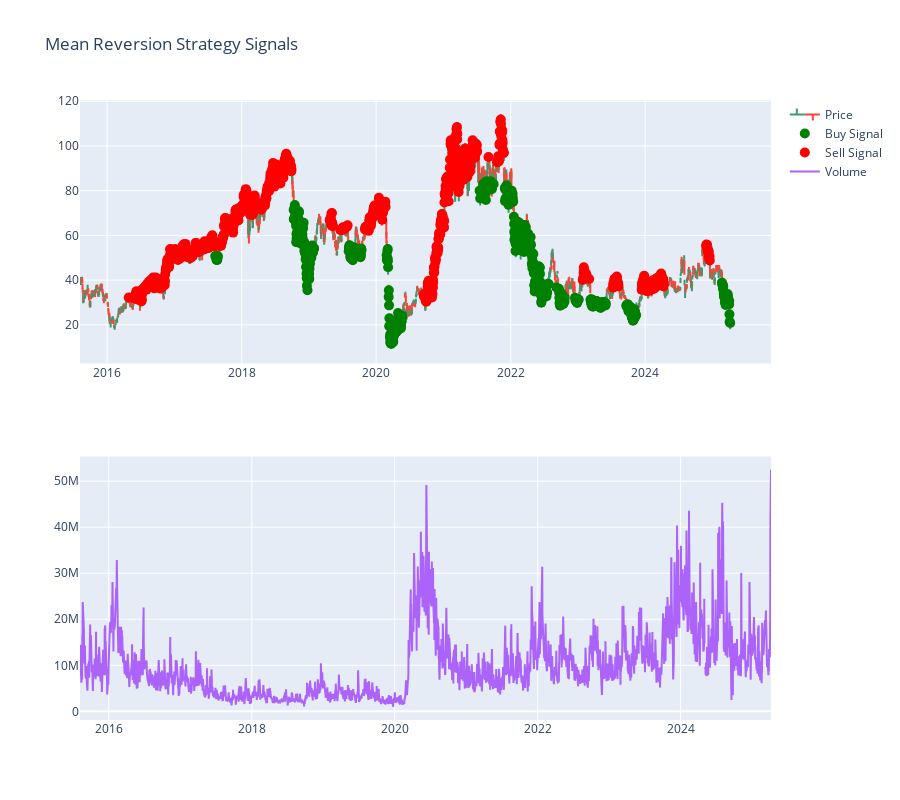

Notebook code cell kept with this figure:
### Code cell
# Mean Reversion Strategy
window = 144  # Rolling window for mean
z_buy_threshold = 1 # Z-Score threshold for buy/sell signals
z_sell_threshold = .5 # Z-Score threshold for sell signals
# Calculate rolling mean and Z-Score
df['RollingMean'] = df['Close'].rolling(window=window).mean()
df['ZScore'] = (df['Close'] - df['RollingMean']) / df['Close'].rolling(window=window).std()

# Plot Z-Score
plt.figure(figsize=(12, 6))
plt.plot(df['Date'], df['ZScore'], label='Z-Score')
plt.axhline(z_sell_threshold, color='red', linestyle='--', label='Sell Threshold')
plt.axhline(-z_buy_threshold, color='green', linestyle='--', label='Buy Threshold')
plt.title("Z-Score Over Time")
plt.xlabel("Date")
plt.ylabel("Z-Score")
plt.legend()
plt.grid()
plt.show()

# Generate buy/sell signals
df['Signal'] = 0
df.loc[df['ZScore'] < -z_buy_threshold, 'Signal'] = 1  # Buy
df.loc[df['ZScore'] > z_sell_threshold, 'Signal'] = -1  # Sell

# Plot signals on the price chart
fig = make_subplots(rows=2, cols=1)

# Add OHLC chart
fig.add_trace(go.Ohlc(x=df['Date'],
                      open=df['Open'],
                      high=df['High'],
                      low=df['Low'],
                      close=df['Close'],
                      name='Price'), row=1, col=1)

# Add buy signals
fig.add_trace(go.Scatter(x=df.loc[df['Signal'] == 1, 'Date'],
                         y=df.loc[df['Signal'] == 1, 'Close'],
                         mode='markers',
                         marker=dict(color='green', size=10),
                         name='Buy Signal'), row=1, col=1)

# Add sell signals
fig.add_trace(go.Scatter(x=df.loc[df['Signal'] == -1, 'Date'],
                         y=df.loc[df['Signal'] == -1, 'Close'],
                         mode='markers',
                         marker=dict(color='red', size=10),
                         name='Sell Signal'), row=1, col=1)

# Add volume chart
fig.add_trace(go.Scatter(x=df['Date'], y=df['Volume'], name='Volume'), row=2, col=1)

# Update layout
fig.update(layout_xaxis_rangeslider_visible=False)
fig.update_layout(title="Mean Reversion Strategy Signals", height=800)
fig.show()

# Backtesting the strategy
initial_balance = 10000  # Starting capital
balance = initial_balance
position = 0  # Current position (number of shares)
transaction_cost = 0.001  # 0.1% per trade
df['Portfolio'] = 0  # Track portfolio value

for i in range(len(df)):
    # Buy signal
    if df['Signal'].iloc[i] == 1 and balance > 0:  # Ensure we have balance to buy
        position = (balance * (1 - transaction_cost)) / df['Close'].iloc[i]  # Buy as many shares as possible
        balance = 0  # Use all balance
    # Sell signal
    elif df['Signal'].iloc[i] == -1 and position > 0:  # Ensure we have shares to sell
        balance = position * df['Close'].iloc[i] * (1 - transaction_cost)  # Sell all shares
        position = 0  # Clear position
    # Update portfolio value
    df['Portfolio'].iloc[i] = balance + (position * df['Close'].iloc[i])

# Handle the case where no trades occur
if df['Portfolio'].iloc[-1] == 0:
    df['Portfolio'].iloc[-1] = initial_balance

# Plot portfolio value over time
plt.figure(figsize=(12, 6))
plt.plot(df['Date'], df['Portfolio'], label='Portfolio Value')
plt.title("Portfolio Value Over Time")
plt.xlabel("Date")
plt.ylabel("Portfolio Value")
plt.legend()
plt.grid()
plt.show()

# Print final portfolio value
final_balance = balance + (position * df['Close'].iloc[-1])
print(f"Initial Balance: ${initial_balance:.2f}")
print(f"Final Balance: ${final_balance:.2f}")
print(f"Total Return: {((final_balance - initial_balance) / initial_balance) * 100:.2f}%")

### Figure 1 — Plotly figure (JSON) as saved in the notebook; plotly's stock layout.template omitted (floating-point values rounded to 4 significant figures; data arrays with more than 128 entries replaced by an {"elided": "..."} marker saying what was removed)
{"data": [{"close": {"elided": "2433 float values"}, "high": {"elided": "2433 float values"}, "low": {"elided": "2433 float values"}, "name": "Price", "open": {"elided": "2433 float values"}, "type": "ohlc", "x": {"elided": "2433 str values"}, "xaxis": "x", "yaxis": "y"}, {"marker": {"color": "green", "size": 10}, "mode": "markers", "name": "Buy Signal", "type": "scatter", "x": {"elided": "473 str values"}, "xaxis": "x", "y": {"elided": "473 float values"}, "yaxis": "y"}, {"marker": {"color": "red", "size": 10}, "mode": "markers", "name": "Sell Signal", "type": "scatter", "x": {"elided": "925 str values"}, "xaxis": "x", "y": {"elided": "925 float values"}, "yaxis": "y"}, {"name": "Volume", "type": "scatter", "x": {"elided": "2433 str values"}, "xaxis": "x2", "y": {"elided": "2433 float values"}, "yaxis": "y2"}], "layout": {"height": 800, "title": {"text": "Mean Reversion Strategy Signals"}, "xaxis": {"anchor": "y", "domain": [0, 1], "rangeslider": {"visible": false}}, "xaxis2": {"anchor": "y2", "domain": [0, 1]}, "yaxis": {"anchor": "x", "domain": [0.575, 1]}, "yaxis2": {"anchor": "x2", "domain": [0, 0.425]}}}
